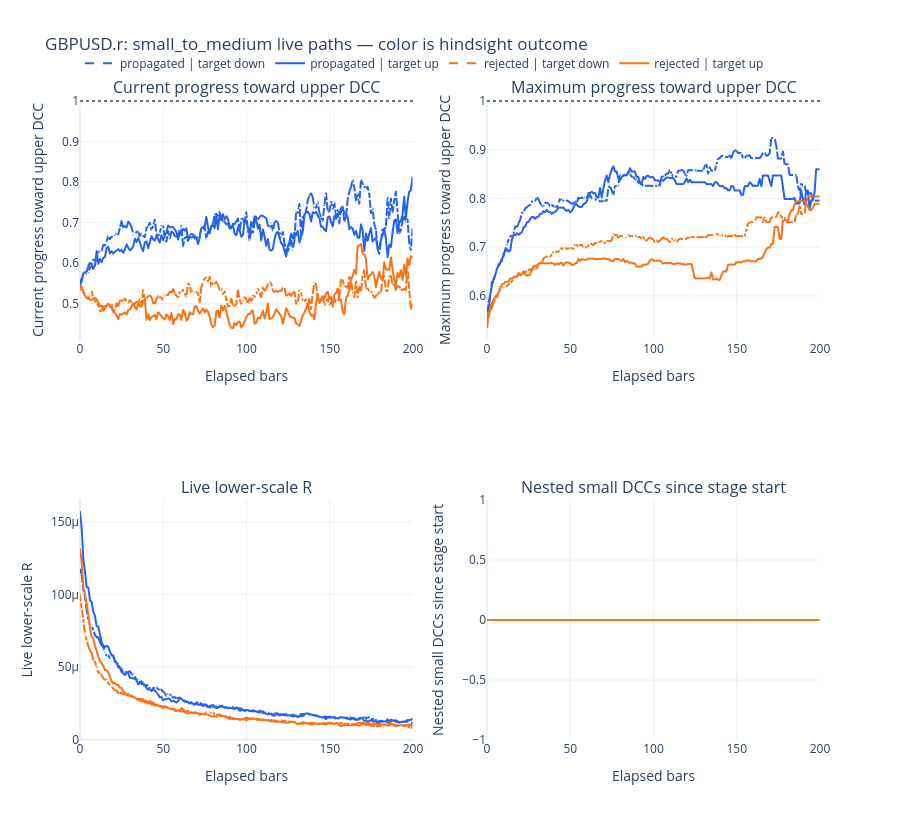
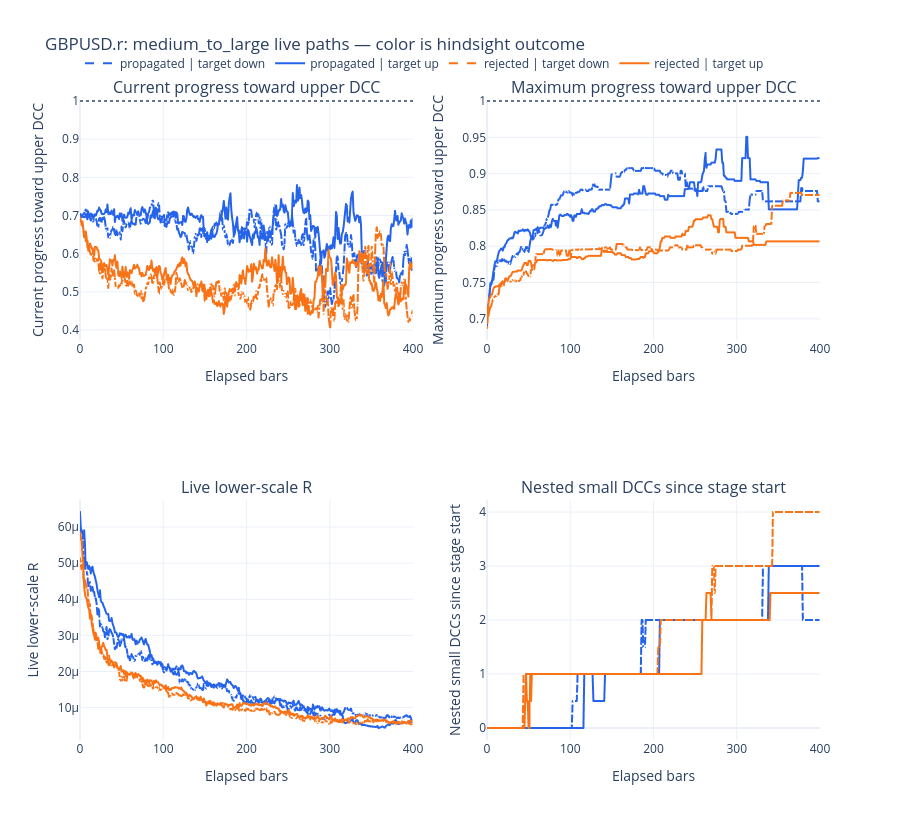

The notebook cell saved with these charts, in order:
### Markdown cell above
## Live Audit 3: survival-conditioned paths

Color denotes the later stage outcome and line style denotes the target direction. Every plotted y-value was available at its elapsed bar; the grouping color remains hindsight.

### Code cell
def plot_live_stage_trajectories(panel: pd.DataFrame, stage: Stage, max_elapsed_bars: int) -> go.Figure:
    features = {
        "target_progress": "Current progress toward upper DCC",
        "max_target_progress": "Maximum progress toward upper DCC",
        "lower_r_live": "Live lower-scale R",
        "nested_small_dccs": "Nested small DCCs since stage start",
    }
    selected = panel.loc[panel["stage"].eq(stage.value) & panel["elapsed_bars"].le(max_elapsed_bars)].copy()
    summary = selected.groupby(["elapsed_bars", "future_stage_outcome", "target_mode"], sort=True).agg(
        survivor_count=("lineage_id", "size"),
        **{f"{feature}_median": (feature, "median") for feature in features},
    ).reset_index()
    figure = make_subplots(rows=2, cols=2, subplot_titles=list(features.values()))
    colors = {AttemptOutcome.PROPAGATED.value: "#2563eb", AttemptOutcome.REJECTED.value: "#f97316"}
    dashes = {DcMode.UP.value: "solid", DcMode.DOWN.value: "dash"}

    for feature_number, (feature, label) in enumerate(features.items()):
        row_number = feature_number // 2 + 1
        column_number = feature_number % 2 + 1
        for (outcome, target_mode), group in summary.groupby(["future_stage_outcome", "target_mode"], sort=True):
            figure.add_trace(go.Scattergl(
                x=group["elapsed_bars"],
                y=group[f"{feature}_median"],
                mode="lines",
                name=f"{outcome} | target {target_mode}",
                legendgroup=f"{outcome}_{target_mode}",
                showlegend=feature_number == 0,
                line={"color": colors[outcome], "dash": dashes[target_mode], "width": 2},
                customdata=group[["survivor_count"]].to_numpy(),
                hovertemplate=(
                    "elapsed=%{x:.0f}<br>median=%{y:.4g}<br>"
                    "survivors=%{customdata[0]:,.0f}<extra></extra>"
                ),
            ), row=row_number, col=column_number)
        figure.update_xaxes(title_text="Elapsed bars", row=row_number, col=column_number)
        figure.update_yaxes(title_text=label, row=row_number, col=column_number)
        if feature in {"target_progress", "max_target_progress"}:
            figure.add_hline(y=1.0, line={"color": "#64748b", "dash": "dot"}, row=row_number, col=column_number)

    figure.update_layout(
        title=f"{SYMBOL}: {stage.value} live paths — color is hindsight outcome",
        template="plotly_white",
        height=820,
        hovermode="closest",
        legend={"orientation": "h", "y": 1.08, "x": 0.0},
    )
    return figure


plot_live_stage_trajectories(live_panel, Stage.SMALL_TO_MEDIUM, 200).show()
plot_live_stage_trajectories(live_panel, Stage.MEDIUM_TO_LARGE, 400).show()

### Figure 1 — Plotly figure (JSON) as saved in the notebook; plotly's stock layout.template omitted (floating-point values rounded to 4 significant figures; data arrays with more than 128 entries replaced by an {"elided": "..."} marker saying what was removed)
{"data": [{"customdata": {"elided": "201x1 int values"}, "hovertemplate": "elapsed=%{x:.0f}<br>median=%{y:.4g}<br>survivors=%{customdata[0]:,.0f}<extra></extra>", "legendgroup": "propagated_down", "line": {"color": "#2563eb", "dash": "dash", "width": 2}, "mode": "lines", "name": "propagated | target down", "showlegend": true, "x": {"elided": "201 int values"}, "y": {"elided": "201 float values"}, "type": "scattergl", "xaxis": "x", "yaxis": "y"}, {"customdata": {"elided": "201x1 int values"}, "hovertemplate": "elapsed=%{x:.0f}<br>median=%{y:.4g}<br>survivors=%{customdata[0]:,.0f}<extra></extra>", "legendgroup": "propagated_up", "line": {"color": "#2563eb", "dash": "solid", "width": 2}, "mode": "lines", "name": "propagated | target up", "showlegend": true, "x": {"elided": "201 int values"}, "y": {"elided": "201 float values"}, "type": "scattergl", "xaxis": "x", "yaxis": "y"}, {"customdata": {"elided": "201x1 int values"}, "hovertemplate": "elapsed=%{x:.0f}<br>median=%{y:.4g}<br>survivors=%{customdata[0]:,.0f}<extra></extra>", "legendgroup": "rejected_down", "line": {"color": "#f97316", "dash": "dash", "width": 2}, "mode": "lines", "name": "rejected | target down", "showlegend": true, "x": {"elided": "201 int values"}, "y": {"elided": "201 float values"}, "type": "scattergl", "xaxis": "x", "yaxis": "y"}, {"customdata": {"elided": "201x1 int values"}, "hovertemplate": "elapsed=%{x:.0f}<br>median=%{y:.4g}<br>survivors=%{customdata[0]:,.0f}<extra></extra>", "legendgroup": "rejected_up", "line": {"color": "#f97316", "dash": "solid", "width": 2}, "mode": "lines", "name": "rejected | target up", "showlegend": true, "x": {"elided": "201 int values"}, "y": {"elided": "201 float values"}, "type": "scattergl", "xaxis": "x", "yaxis": "y"}, {"customdata": {"elided": "201x1 int values"}, "hovertemplate": "elapsed=%{x:.0f}<br>median=%{y:.4g}<br>survivors=%{customdata[0]:,.0f}<extra></extra>", "legendgroup": "propagated_down", "line": {"color": "#2563eb", "dash": "dash", "width": 2}, "mode": "lines", "name": "propagated | target down", "showlegend": false, "x": {"elided": "201 int values"}, "y": {"elided": "201 float values"}, "type": "scattergl", "xaxis": "x2", "yaxis": "y2"}, {"customdata": {"elided": "201x1 int values"}, "hovertemplate": "elapsed=%{x:.0f}<br>median=%{y:.4g}<br>survivors=%{customdata[0]:,.0f}<extra></extra>", "legendgroup": "propagated_up", "line": {"color": "#2563eb", "dash": "solid", "width": 2}, "mode": "lines", "name": "propagated | target up", "showlegend": false, "x": {"elided": "201 int values"}, "y": {"elided": "201 float values"}, "type": "scattergl", "xaxis": "x2", "yaxis": "y2"}, {"customdata": {"elided": "201x1 int values"}, "hovertemplate": "elapsed=%{x:.0f}<br>median=%{y:.4g}<br>survivors=%{customdata[0]:,.0f}<extra></extra>", "legendgroup": "rejected_down", "line": {"color": "#f97316", "dash": "dash", "width": 2}, "mode": "lines", "name": "rejected | target down", "showlegend": false, "x": {"elided": "201 int values"}, "y": {"elided": "201 float values"}, "type": "scattergl", "xaxis": "x2", "yaxis": "y2"}, {"customdata": {"elided": "201x1 int values"}, "hovertemplate": "elapsed=%{x:.0f}<br>median=%{y:.4g}<br>survivors=%{customdata[0]:,.0f}<extra></extra>", "legendgroup": "rejected_up", "line": {"color": "#f97316", "dash": "solid", "width": 2}, "mode": "lines", "name": "rejected | target up", "showlegend": false, "x": {"elided": "201 int values"}, "y": {"elided": "201 float values"}, "type": "scattergl", "xaxis": "x2", "yaxis": "y2"}, {"customdata": {"elided": "201x1 int values"}, "hovertemplate": "elapsed=%{x:.0f}<br>median=%{y:.4g}<br>survivors=%{customdata[0]:,.0f}<extra></extra>", "legendgroup": "propagated_down", "line": {"color": "#2563eb", "dash": "dash", "width": 2}, "mode": "lines", "name": "propagated | target down", "showlegend": false, "x": {"elided": "201 int values"}, "y": {"elided": "201 float values"}, "type": "scattergl", "xaxis": "x3", "yaxis": "y3"}, {"customdata": {"elided": "201x1 int values"}, "hovertemplate": "elapsed=%{x:.0f}<br>median=%{y:.4g}<br>survivors=%{customdata[0]:,.0f}<extra></extra>", "legendgroup": "propagated_up", "line": {"color": "#2563eb", "dash": "solid", "width": 2}, "mode": "lines", "name": "propagated | target up", "showlegend": false, "x": {"elided": "201 int values"}, "y": {"elided": "201 float values"}, "type": "scattergl", "xaxis": "x3", "yaxis": "y3"}, {"customdata": {"elided": "201x1 int values"}, "hovertemplate": "elapsed=%{x:.0f}<br>median=%{y:.4g}<br>survivors=%{customdata[0]:,.0f}<extra></extra>", "legendgroup": "rejected_down", "line": {"color": "#f97316", "dash": "dash", "width": 2}, "mode": "lines", "name": "rejected | target down", "showlegend": false, "x": {"elided": "201 int values"}, "y": {"elided": "201 float values"}, "type": "scattergl", "xaxis": "x3", "yaxis": "y3"}, {"customdata": {"elided": "201x1 int values"}, "hovertemplate": "elapsed=%{x:.0f}<br>median=%{y:.4g}<br>survivors=%{customdata[0]:,.0f}<extra></extra>", "legendgroup": "rejected_up", "line": {"color": "#f97316", "dash": "solid", "width": 2}, "mode": "lines", "name": "rejected | target up", "showlegend": false, "x": {"elided": "201 int values"}, "y": {"elided": "201 float values"}, "type": "scattergl", "xaxis": "x3", "yaxis": "y3"}, {"customdata": {"elided": "201x1 int values"}, "hovertemplate": "elapsed=%{x:.0f}<br>median=%{y:.4g}<br>survivors=%{customdata[0]:,.0f}<extra></extra>", "legendgroup": "propagated_down", "line": {"color": "#2563eb", "dash": "dash", "width": 2}, "mode": "lines", "name": "propagated | target down", "showlegend": false, "x": {"elided": "201 int values"}, "y": {"elided": "201 float values"}, "type": "scattergl", "xaxis": "x4", "yaxis": "y4"}, {"customdata": {"elided": "201x1 int values"}, "hovertemplate": "elapsed=%{x:.0f}<br>median=%{y:.4g}<br>survivors=%{customdata[0]:,.0f}<extra></extra>", "legendgroup": "propagated_up", "line": {"color": "#2563eb", "dash": "solid", "width": 2}, "mode": "lines", "name": "propagated | target up", "showlegend": false, "x": {"elided": "201 int values"}, "y": {"elided": "201 float values"}, "type": "scattergl", "xaxis": "x4", "yaxis": "y4"}, {"customdata": {"elided": "201x1 int values"}, "hovertemplate": "elapsed=%{x:.0f}<br>median=%{y:.4g}<br>survivors=%{customdata[0]:,.0f}<extra></extra>", "legendgroup": "rejected_down", "line": {"color": "#f97316", "dash": "dash", "width": 2}, "mode": "lines", "name": "rejected | target down", "showlegend": false, "x": {"elided": "201 int values"}, "y": {"elided": "201 float values"}, "type": "scattergl", "xaxis": "x4", "yaxis": "y4"}, {"customdata": {"elided": "201x1 int values"}, "hovertemplate": "elapsed=%{x:.0f}<br>median=%{y:.4g}<br>survivors=%{customdata[0]:,.0f}<extra></extra>", "legendgroup": "rejected_up", "line": {"color": "#f97316", "dash": "solid", "width": 2}, "mode": "lines", "name": "rejected | target up", "showlegend": false, "x": {"elided": "201 int values"}, "y": {"elided": "201 float values"}, "type": "scattergl", "xaxis": "x4", "yaxis": "y4"}], "layout": {"xaxis": {"anchor": "y", "domain": [0.0, 0.45], "title": {"text": "Elapsed bars"}}, "yaxis": {"anchor": "x", "domain": [0.625, 1.0], "title": {"text": "Current progress toward upper DCC"}}, "xaxis2": {"anchor": "y2", "domain": [0.55, 1.0], "title": {"text": "Elapsed bars"}}, "yaxis2": {"anchor": "x2", "domain": [0.625, 1.0], "title": {"text": "Maximum progress toward upper DCC"}}, "xaxis3": {"anchor": "y3", "domain": [0.0, 0.45], "title": {"text": "Elapsed bars"}}, "yaxis3": {"anchor": "x3", "domain": [0.0, 0.375], "title": {"text": "Live lower-scale R"}}, "xaxis4": {"anchor": "y4", "domain": [0.55, 1.0], "title": {"text": "Elapsed bars"}}, "yaxis4": {"anchor": "x4", "domain": [0.0, 0.375], "title": {"text": "Nested small DCCs since stage start"}}, "annotations": [{"font": {"size": 16}, "showarrow": false, "text": "Current progress toward upper DCC", "x": 0.225, "xanchor": "center", "xref": "paper", "y": 1.0, "yanchor": "bottom", "yref": "paper"}, {"font": {"size": 16}, "showarrow": false, "text": "Maximum progress toward upper DCC", "x": 0.775, "xanchor": "center", "xref": "paper", "y": 1.0, "yanchor": "bottom", "yref": "paper"}, {"font": {"size": 16}, "showarrow": false, "text": "Live lower-scale R", "x": 0.225, "xanchor": "center", "xref": "paper", "y": 0.375, "yanchor": "bottom", "yref": "paper"}, {"font": {"size": 16}, "showarrow": false, "text": "Nested small DCCs since stage start", "x": 0.775, "xanchor": "center", "xref": "paper", "y": 0.375, "yanchor": "bottom", "yref": "paper"}], "shapes": [{"line": {"color": "#64748b", "dash": "dot"}, "type": "line", "x0": 0, "x1": 1, "xref": "x domain", "y0": 1.0, "y1": 1.0, "yref": "y"}, {"line": {"color": "#64748b", "dash": "dot"}, "type": "line", "x0": 0, "x1": 1, "xref": "x2 domain", "y0": 1.0, "y1": 1.0, "yref": "y2"}], "legend": {"orientation": "h", "y": 1.08, "x": 0.0}, "title": {"text": "GBPUSD.r: small_to_medium live paths — color is hindsight outcome"}, "height": 820, "hovermode": "closest"}}

### Figure 2 — Plotly figure (JSON) as saved in the notebook; plotly's stock layout.template omitted (floating-point values rounded to 4 significant figures; data arrays with more than 128 entries replaced by an {"elided": "..."} marker saying what was removed)
{"data": [{"customdata": {"elided": "401x1 int values"}, "hovertemplate": "elapsed=%{x:.0f}<br>median=%{y:.4g}<br>survivors=%{customdata[0]:,.0f}<extra></extra>", "legendgroup": "propagated_down", "line": {"color": "#2563eb", "dash": "dash", "width": 2}, "mode": "lines", "name": "propagated | target down", "showlegend": true, "x": {"elided": "401 int values"}, "y": {"elided": "401 float values"}, "type": "scattergl", "xaxis": "x", "yaxis": "y"}, {"customdata": {"elided": "401x1 int values"}, "hovertemplate": "elapsed=%{x:.0f}<br>median=%{y:.4g}<br>survivors=%{customdata[0]:,.0f}<extra></extra>", "legendgroup": "propagated_up", "line": {"color": "#2563eb", "dash": "solid", "width": 2}, "mode": "lines", "name": "propagated | target up", "showlegend": true, "x": {"elided": "401 int values"}, "y": {"elided": "401 float values"}, "type": "scattergl", "xaxis": "x", "yaxis": "y"}, {"customdata": {"elided": "401x1 int values"}, "hovertemplate": "elapsed=%{x:.0f}<br>median=%{y:.4g}<br>survivors=%{customdata[0]:,.0f}<extra></extra>", "legendgroup": "rejected_down", "line": {"color": "#f97316", "dash": "dash", "width": 2}, "mode": "lines", "name": "rejected | target down", "showlegend": true, "x": {"elided": "401 int values"}, "y": {"elided": "401 float values"}, "type": "scattergl", "xaxis": "x", "yaxis": "y"}, {"customdata": {"elided": "401x1 int values"}, "hovertemplate": "elapsed=%{x:.0f}<br>median=%{y:.4g}<br>survivors=%{customdata[0]:,.0f}<extra></extra>", "legendgroup": "rejected_up", "line": {"color": "#f97316", "dash": "solid", "width": 2}, "mode": "lines", "name": "rejected | target up", "showlegend": true, "x": {"elided": "401 int values"}, "y": {"elided": "401 float values"}, "type": "scattergl", "xaxis": "x", "yaxis": "y"}, {"customdata": {"elided": "401x1 int values"}, "hovertemplate": "elapsed=%{x:.0f}<br>median=%{y:.4g}<br>survivors=%{customdata[0]:,.0f}<extra></extra>", "legendgroup": "propagated_down", "line": {"color": "#2563eb", "dash": "dash", "width": 2}, "mode": "lines", "name": "propagated | target down", "showlegend": false, "x": {"elided": "401 int values"}, "y": {"elided": "401 float values"}, "type": "scattergl", "xaxis": "x2", "yaxis": "y2"}, {"customdata": {"elided": "401x1 int values"}, "hovertemplate": "elapsed=%{x:.0f}<br>median=%{y:.4g}<br>survivors=%{customdata[0]:,.0f}<extra></extra>", "legendgroup": "propagated_up", "line": {"color": "#2563eb", "dash": "solid", "width": 2}, "mode": "lines", "name": "propagated | target up", "showlegend": false, "x": {"elided": "401 int values"}, "y": {"elided": "401 float values"}, "type": "scattergl", "xaxis": "x2", "yaxis": "y2"}, {"customdata": {"elided": "401x1 int values"}, "hovertemplate": "elapsed=%{x:.0f}<br>median=%{y:.4g}<br>survivors=%{customdata[0]:,.0f}<extra></extra>", "legendgroup": "rejected_down", "line": {"color": "#f97316", "dash": "dash", "width": 2}, "mode": "lines", "name": "rejected | target down", "showlegend": false, "x": {"elided": "401 int values"}, "y": {"elided": "401 float values"}, "type": "scattergl", "xaxis": "x2", "yaxis": "y2"}, {"customdata": {"elided": "401x1 int values"}, "hovertemplate": "elapsed=%{x:.0f}<br>median=%{y:.4g}<br>survivors=%{customdata[0]:,.0f}<extra></extra>", "legendgroup": "rejected_up", "line": {"color": "#f97316", "dash": "solid", "width": 2}, "mode": "lines", "name": "rejected | target up", "showlegend": false, "x": {"elided": "401 int values"}, "y": {"elided": "401 float values"}, "type": "scattergl", "xaxis": "x2", "yaxis": "y2"}, {"customdata": {"elided": "401x1 int values"}, "hovertemplate": "elapsed=%{x:.0f}<br>median=%{y:.4g}<br>survivors=%{customdata[0]:,.0f}<extra></extra>", "legendgroup": "propagated_down", "line": {"color": "#2563eb", "dash": "dash", "width": 2}, "mode": "lines", "name": "propagated | target down", "showlegend": false, "x": {"elided": "401 int values"}, "y": {"elided": "401 float values"}, "type": "scattergl", "xaxis": "x3", "yaxis": "y3"}, {"customdata": {"elided": "401x1 int values"}, "hovertemplate": "elapsed=%{x:.0f}<br>median=%{y:.4g}<br>survivors=%{customdata[0]:,.0f}<extra></extra>", "legendgroup": "propagated_up", "line": {"color": "#2563eb", "dash": "solid", "width": 2}, "mode": "lines", "name": "propagated | target up", "showlegend": false, "x": {"elided": "401 int values"}, "y": {"elided": "401 float values"}, "type": "scattergl", "xaxis": "x3", "yaxis": "y3"}, {"customdata": {"elided": "401x1 int values"}, "hovertemplate": "elapsed=%{x:.0f}<br>median=%{y:.4g}<br>survivors=%{customdata[0]:,.0f}<extra></extra>", "legendgroup": "rejected_down", "line": {"color": "#f97316", "dash": "dash", "width": 2}, "mode": "lines", "name": "rejected | target down", "showlegend": false, "x": {"elided": "401 int values"}, "y": {"elided": "401 float values"}, "type": "scattergl", "xaxis": "x3", "yaxis": "y3"}, {"customdata": {"elided": "401x1 int values"}, "hovertemplate": "elapsed=%{x:.0f}<br>median=%{y:.4g}<br>survivors=%{customdata[0]:,.0f}<extra></extra>", "legendgroup": "rejected_up", "line": {"color": "#f97316", "dash": "solid", "width": 2}, "mode": "lines", "name": "rejected | target up", "showlegend": false, "x": {"elided": "401 int values"}, "y": {"elided": "401 float values"}, "type": "scattergl", "xaxis": "x3", "yaxis": "y3"}, {"customdata": {"elided": "401x1 int values"}, "hovertemplate": "elapsed=%{x:.0f}<br>median=%{y:.4g}<br>survivors=%{customdata[0]:,.0f}<extra></extra>", "legendgroup": "propagated_down", "line": {"color": "#2563eb", "dash": "dash", "width": 2}, "mode": "lines", "name": "propagated | target down", "showlegend": false, "x": {"elided": "401 int values"}, "y": {"elided": "401 float values"}, "type": "scattergl", "xaxis": "x4", "yaxis": "y4"}, {"customdata": {"elided": "401x1 int values"}, "hovertemplate": "elapsed=%{x:.0f}<br>median=%{y:.4g}<br>survivors=%{customdata[0]:,.0f}<extra></extra>", "legendgroup": "propagated_up", "line": {"color": "#2563eb", "dash": "solid", "width": 2}, "mode": "lines", "name": "propagated | target up", "showlegend": false, "x": {"elided": "401 int values"}, "y": {"elided": "401 float values"}, "type": "scattergl", "xaxis": "x4", "yaxis": "y4"}, {"customdata": {"elided": "401x1 int values"}, "hovertemplate": "elapsed=%{x:.0f}<br>median=%{y:.4g}<br>survivors=%{customdata[0]:,.0f}<extra></extra>", "legendgroup": "rejected_down", "line": {"color": "#f97316", "dash": "dash", "width": 2}, "mode": "lines", "name": "rejected | target down", "showlegend": false, "x": {"elided": "401 int values"}, "y": {"elided": "401 float values"}, "type": "scattergl", "xaxis": "x4", "yaxis": "y4"}, {"customdata": {"elided": "401x1 int values"}, "hovertemplate": "elapsed=%{x:.0f}<br>median=%{y:.4g}<br>survivors=%{customdata[0]:,.0f}<extra></extra>", "legendgroup": "rejected_up", "line": {"color": "#f97316", "dash": "solid", "width": 2}, "mode": "lines", "name": "rejected | target up", "showlegend": false, "x": {"elided": "401 int values"}, "y": {"elided": "401 float values"}, "type": "scattergl", "xaxis": "x4", "yaxis": "y4"}], "layout": {"xaxis": {"anchor": "y", "domain": [0.0, 0.45], "title": {"text": "Elapsed bars"}}, "yaxis": {"anchor": "x", "domain": [0.625, 1.0], "title": {"text": "Current progress toward upper DCC"}}, "xaxis2": {"anchor": "y2", "domain": [0.55, 1.0], "title": {"text": "Elapsed bars"}}, "yaxis2": {"anchor": "x2", "domain": [0.625, 1.0], "title": {"text": "Maximum progress toward upper DCC"}}, "xaxis3": {"anchor": "y3", "domain": [0.0, 0.45], "title": {"text": "Elapsed bars"}}, "yaxis3": {"anchor": "x3", "domain": [0.0, 0.375], "title": {"text": "Live lower-scale R"}}, "xaxis4": {"anchor": "y4", "domain": [0.55, 1.0], "title": {"text": "Elapsed bars"}}, "yaxis4": {"anchor": "x4", "domain": [0.0, 0.375], "title": {"text": "Nested small DCCs since stage start"}}, "annotations": [{"font": {"size": 16}, "showarrow": false, "text": "Current progress toward upper DCC", "x": 0.225, "xanchor": "center", "xref": "paper", "y": 1.0, "yanchor": "bottom", "yref": "paper"}, {"font": {"size": 16}, "showarrow": false, "text": "Maximum progress toward upper DCC", "x": 0.775, "xanchor": "center", "xref": "paper", "y": 1.0, "yanchor": "bottom", "yref": "paper"}, {"font": {"size": 16}, "showarrow": false, "text": "Live lower-scale R", "x": 0.225, "xanchor": "center", "xref": "paper", "y": 0.375, "yanchor": "bottom", "yref": "paper"}, {"font": {"size": 16}, "showarrow": false, "text": "Nested small DCCs since stage start", "x": 0.775, "xanchor": "center", "xref": "paper", "y": 0.375, "yanchor": "bottom", "yref": "paper"}], "shapes": [{"line": {"color": "#64748b", "dash": "dot"}, "type": "line", "x0": 0, "x1": 1, "xref": "x domain", "y0": 1.0, "y1": 1.0, "yref": "y"}, {"line": {"color": "#64748b", "dash": "dot"}, "type": "line", "x0": 0, "x1": 1, "xref": "x2 domain", "y0": 1.0, "y1": 1.0, "yref": "y2"}], "legend": {"orientation": "h", "y": 1.08, "x": 0.0}, "title": {"text": "GBPUSD.r: medium_to_large live paths — color is hindsight outcome"}, "height": 820, "hovermode": "closest"}}
